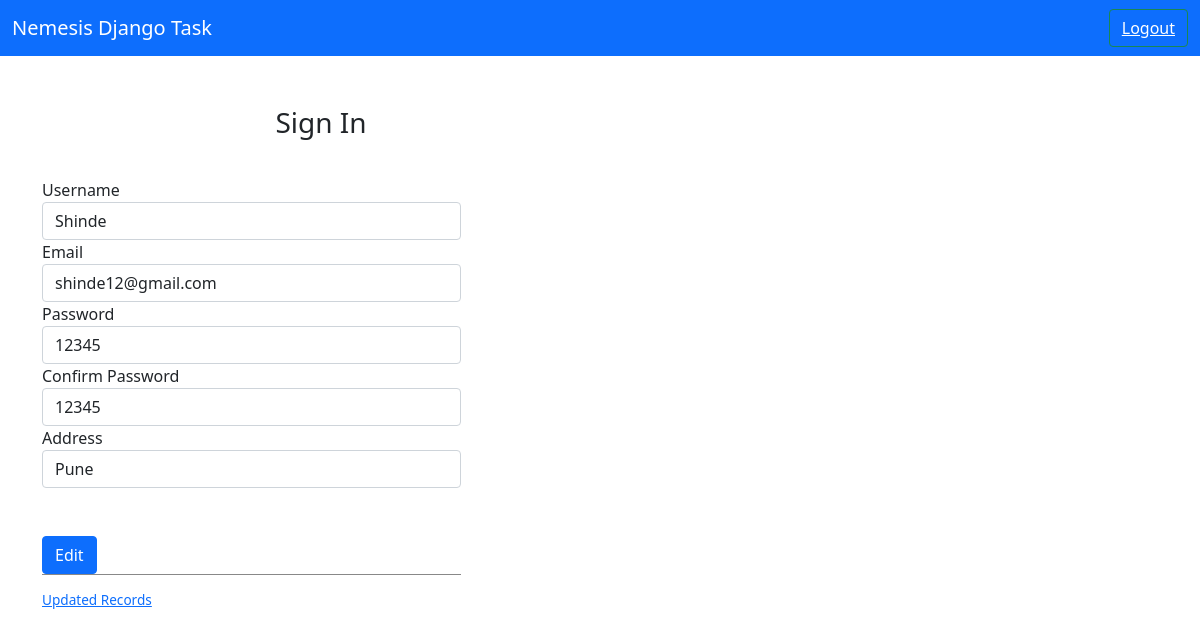
The app's page /editrec/14 with its own data.
### nemesis/models.py (models this page shows, shortened)
class Sign(models.Model):
    username = models.CharField(max_length=50)
    email = models.CharField(max_length=20)
    password = models.CharField(max_length=12)
    confirmpassword = models.CharField(max_length=12)
    address = models.CharField(max_length=500)

### nemesis/views.py (the view)
# urls.py: path('editrec/<int:id>',views.editrec,name='editrec'),
def editrec(request, id):
    updateemp = Sign.objects.get(id=id)
    form = empforms(request.POST,instance=updateemp)
    if form.is_valid():
        form.save()
        messages.success(request,"Record updated succesfully...!")
        return render(request,"useredit.html")
    else:
        return render(request,"useredit.html",{'Sign':updateemp})

### nemesis/templates/useredit.html (shortened to what this page needs)
<!doctype html>
<html lang="en">
  <head>
    <link href="https://cdn.jsdelivr.net/npm/bootstrap@5.1.1/dist/css/bootstrap.min.css" rel="stylesheet">
  </head>
  <body>
    <nav class="navbar sticky-top navbar-dark bg-primary">
      <div class="container-fluid">
          <a class="navbar-brand" href="#">Nemesis Django Task</a>
          <button type="text" class="btn btn-outline-success text-light text-right" >
          <a href="/logoutuser"style="color:white;">Logout</a></button>
      </div>
    </nav>
<div class="container">
        <div id="loginbox" style="margin-top:50px;" class="mainbox col-md-6 col-md-offset-3 col-sm-8 col-sm-offset-2">
            <div class="panel panel-info" >
                    <div class="panel-heading">
                        <div class="text-center">
                        <div class="panel-title"><h3>Sign In</h3></div></div>
                    </div>
                    <div style="padding-top:30px" class="panel-body" >
                            <form action="/editrec/{{Sign.id}}" method="post" id="signupform" class="form-horizontal" role="form">
                                <div class="form-group">
                                    <label for="username" class="col-md-3 control-label">Username</label>
                                    <div class="col-md-9">
                                        <input type="text" class="form-control" name="username" value="{{Sign.username}}"   placeholder="Enter username">
                                    </div>
                                </div>
                                <div class="form-group">
                                    <label for="email" class="col-md-3 control-label">Email</label>
                                    <div class="col-md-9">
                                        <input type="text" class="form-control" name="email" value="{{Sign.email}}"   placeholder="Enter Your Email">
                                    </div>
                                </div>
                                <div class="form-group">
                                    <label for="password" class="col-md-3 control-label">Password</label>
                                    <div class="col-md-9">
                                        <input type="text" class="form-control" name="password" value="{{Sign.password}}"   placeholder="Enter Your Password">
                                    </div>
                                </div>
                                <div class="form-group">
                                    <label for="confirmpassword" class="col-md-3 control-label">Confirm Password</label>
                                    <div class="col-md-9">
                                        <input type="text" class="form-control" name="confirmpassword" value="{{Sign.confirmpassword}}"   placeholder="Enter confirm password">
                                    </div>
                                </div>
                                <div class="form-group">
                                    <label for="address" class="col-md-3 control-label">Address</label>
                                    <div class="col-md-9">
                                        <input type="text" class="form-control" name="address" value="{{Sign.address}}"   placeholder="Enter Your Address">
                                    </div>
                                </div>
                                <br></br>
                                <div class="form-group">
                                    <div class="col-md-offset-3 col-md-9">
                                        <button id="btn-login" href="/index" type="submit" class="btn btn-primary">Edit</button>
                                    <div class="col-md-12 control">
                                        <div style="border-top: 1px solid#888; padding-top:15px; font-size:85%" >
                                        <a href="/userdetails" >
                                            Updated Records
                                        </a>
                                        </div>
                                    </div>
                                </div>
                                </div>
                            </form>
                        </div>
                    </div>
        </div>
  </body>
</html>

### records on screen
Sign: username "Shinde", email "shinde12@gmail.com", password "12345", confirmpassword "12345", address "Pune"
